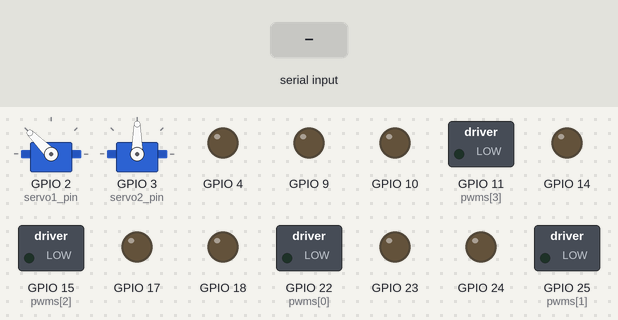
This program was run on a simulated Raspberry Pi (BCM pin numbers). Parts: 2 × servo, switched loads named in the program (green lamp = pin HIGH), output pins drawn as LEDs (lit = HIGH). The test bench sets the inputs (shaded band). Servo angles are drawn from the pulse width (0.5 ms = 0°, 2.5 ms = 180°); the clock reads 2024-03-15 10:24:30 at power-on unless the program sets it; what the program prints to the terminal is not drawn.

Above: at 1.6 s.
1.7 s: "forward_move" typed at the terminal, then Enter
At 1.81 s:
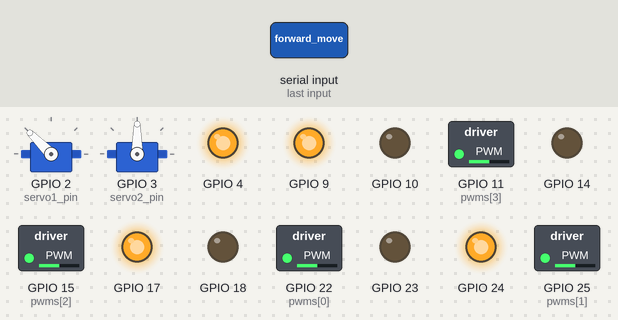
3.3 s: "a" typed at the terminal, then Enter
At 3.7 s:
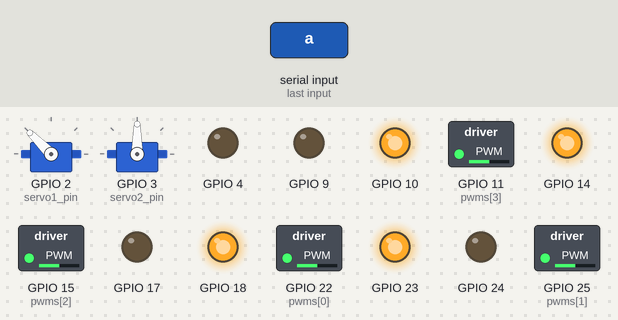
5.3 s: "s" typed at the terminal, then Enter
At 5.7 s:
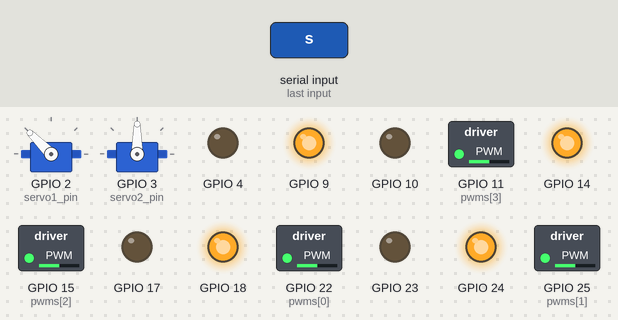
7.3 s: "h" typed at the terminal, then Enter
At 8.5 s:
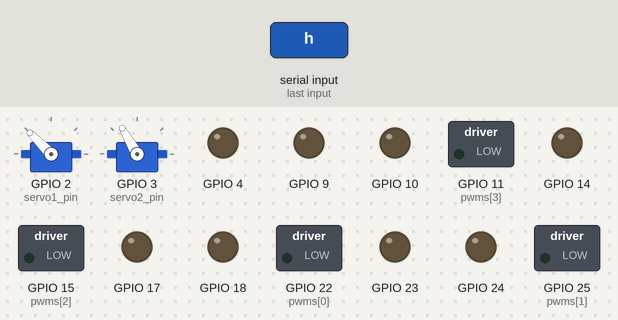
8.8 s: "d" typed at the terminal, then Enter
At 9.2 s:
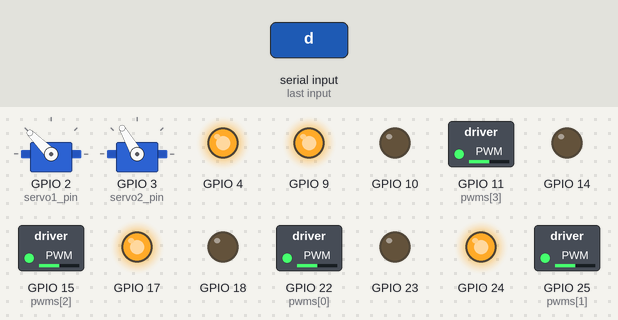
10.8 s: "w" typed at the terminal, then Enter
At 11.2 s:
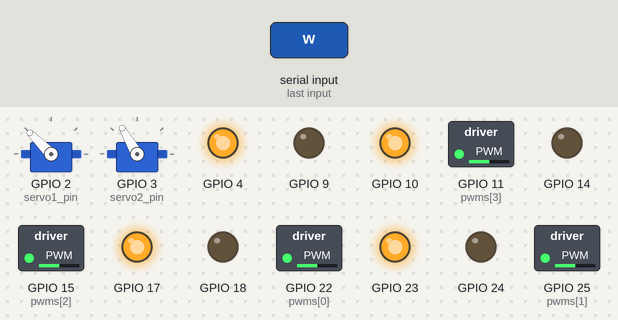
Timing chart, 0 to 13.8 s (numbered marks = the images above; inputs shaded):
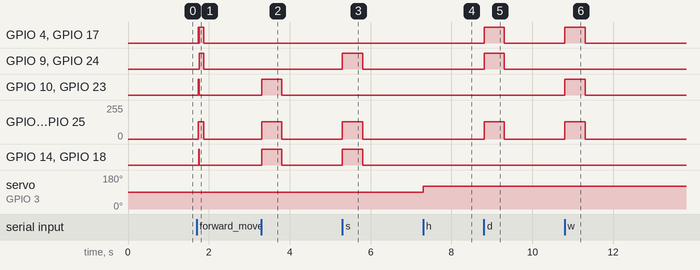

The program:

control_v2.py
```python
#!/usr/bin/python
import RPi.GPIO as GPIO
import time
import sys
import select
import termios
import tty
from collections import deque

# 初始化GPIO
GPIO.setmode(GPIO.BCM)
GPIO.setwarnings(False)

# ===== 电机引脚定义 =====
lf_in1, lf_in2, lf_en = 17, 18, 22
rf_in1, rf_in2, rf_en = 23, 24, 25
lb_in1, lb_in2, lb_en = 4, 14, 15
rb_in1, rb_in2, rb_en = 10, 9, 11

# ===== 舵机引脚定义 =====
servo1_pin = 2  # GPIO2 (物理针脚3)
servo2_pin = 3  # GPIO3 (物理针脚5)
servo_center = 7.5  # 舵机中位占空比(1ms-2ms脉宽对应50Hz PWM)

# 初始化所有GPIO
all_pins = [lf_in1, lf_in2, lf_en, rf_in1, rf_in2, rf_en,
            lb_in1, lb_in2, lb_en, rb_in1, rb_in2, rb_en,
            servo1_pin, servo2_pin]  # 添加舵机引脚

for pin in all_pins:
    GPIO.setup(pin, GPIO.OUT)
    GPIO.output(pin, False)

# 初始化电机PWM
pwm_pins = [lf_en, rf_en, lb_en, rb_en]
pwms = [GPIO.PWM(pin, 1000) for pin in pwm_pins]  # 电机PWM频率1kHz
for pwm in pwms:
    pwm.start(0)

# 初始化舵机PWM
servo1 = GPIO.PWM(servo1_pin, 50)  # 舵机1，50Hz标准频率
servo2 = GPIO.PWM(servo2_pin, 50)  # 舵机2
servo1.start(0)
servo2.start(0)

# ===== 电机控制函数 =====
def set_motor(pwm, in1, in2, speed):
    if speed > 0:
        GPIO.output(in1, True)
        GPIO.output(in2, False)
        pwm.ChangeDutyCycle(speed)
    elif speed < 0:
        GPIO.output(in1, False)
        GPIO.output(in2, True)
        pwm.ChangeDutyCycle(-speed)
    else:
        GPIO.output(in1, False)
        GPIO.output(in2, False)
        pwm.ChangeDutyCycle(0)

def forward(speed=50):
    set_motor(pwms[0], lf_in1, lf_in2, speed)
    set_motor(pwms[1], rf_in1, rf_in2, speed)
    set_motor(pwms[2], lb_in1, lb_in2, speed)
    set_motor(pwms[3], rb_in1, rb_in2, speed)

def backward(speed=50):
    set_motor(pwms[0], lf_in1, lf_in2, -speed)
    set_motor(pwms[1], rf_in1, rf_in2, -speed)
    set_motor(pwms[2], lb_in1, lb_in2, -speed)
    set_motor(pwms[3], rb_in1, rb_in2, -speed)

def left(speed=50):
    set_motor(pwms[0], lf_in1, lf_in2, -speed)
    set_motor(pwms[1], rf_in1, rf_in2, speed)
    set_motor(pwms[2], lb_in1, lb_in2, -speed)
    set_motor(pwms[3], rb_in1, rb_in2, speed)

def right(speed=50):
    set_motor(pwms[0], lf_in1, lf_in2, speed)
    set_motor(pwms[1], rf_in1, rf_in2, -speed)
    set_motor(pwms[2], lb_in1, lb_in2, speed)
    set_motor(pwms[3], rb_in1, rb_in2, -speed)

def stop():
    for pin in all_pins:
        GPIO.output(pin, False)
    for pwm in pwms:
        pwm.ChangeDutyCycle(0)

# ===== 舵机控制函数 =====
def set_servo(servo, angle, tracker):
    """设置舵机角度(0-180度)"""
    duty = angle / 18 + 2.5  # 角度转占空比(0°=2.5%, 180°=12.5%)
    servo.ChangeDutyCycle(duty)
    time.sleep(0.1)  # 稳定时间
    servo.ChangeDutyCycle(0)  # 防止抖舵
    time.sleep(0.1)  # 稳定时间
    if tracker:
        tracker.last_ang_time = time.time()

def center_servos(tracker=None):
    """舵机回中"""
    set_servo(servo1, 135, tracker)
    set_servo(servo2, 90, tracker)
    print("\r舵机已回中", end='')

def center_ang_servos(tracker=None, anglthed=0.2):
    delt = time.time() - tracker.last_ang_time
    if delt > anglthed:
        center_servos(tracker)
        tracker.servo1_angle = 135
        tracker.servo2_angle = 90

def up_ang_servos(tracker, anglthed=0.2):
    delt = time.time() - tracker.last_ang_time
    if delt > anglthed:
        angle = tracker.servo1_angle - 25
        if angle >= 90:
            tracker.servo1_angle = angle
            set_servo(servo1, tracker.servo1_angle, tracker)

def down_ang_servos(tracker, anglthed=0.2):
    delt = time.time() - tracker.last_ang_time
    if delt > anglthed:
        angle = tracker.servo1_angle + 25
        if angle <= 180:
            tracker.servo1_angle = angle
            set_servo(servo1, tracker.servo1_angle, tracker)

def left_ang_servos(tracker, anglthed=0.2):
    delt = time.time() - tracker.last_ang_time
    if delt > anglthed:
        angle = tracker.servo2_angle + 30
        if angle <= 135:
            tracker.servo2_angle = angle
            set_servo(servo2, tracker.servo2_angle, tracker)

def right_ang_servos(tracker, anglthed=0.2):
    delt = time.time() - tracker.last_ang_time
    if delt > anglthed:
        angle = tracker.servo2_angle - 30
        if angle >= 45:
            tracker.servo2_angle = angle
            set_servo(servo2, tracker.servo2_angle, tracker)

# ===== 键盘控制类 =====
class KeyTracker:
    def __init__(self):
        self.fd = sys.stdin.fileno()
        self.old_settings = termios.tcgetattr(self.fd)
        tty.setcbreak(self.fd)
        self.key_states = {
            'forward_move': False,
            'backward_move': False,
            'left_turn': False,
            'right_turn': False,
        }
        self.servo1_angle = 135
        self.servo2_angle = 90
        self.last_key_time = time.time()
        self.last_ang_time = time.time()
        self.combo_hits = 0

    def get_key_event(self):
        """检测按键按下/抬起事件"""
        if select.select([sys.stdin], [], [], 0)[0]:
            ch = sys.stdin.read(1)
            if ch.lower() in ['w', 's', 'a', 'd']:
                self.last_key_time = time.time()
                self.combo_hits += 1
                return self._handle_arrow_key(ch)
            elif ch.lower() in ['h', 'j', 'k', 'l']:
                self.last_key_time = time.time()
                self.combo_hits += 1
                return self._handle_cam_key(ch)
                return ch.lower()
            elif ch.lower() == 'q':
                return 'quit'
            elif ch.lower() == 'c':
                return 'center_ang'
            return None
        else:
            return self._check_key_release()

    def _handle_arrow_key(self, ch):
        if ch == 'w':
            self.key_states['forward_move'] = True
            return 'forward_move'
        elif ch == 's':
            self.key_states['backward_move'] = True
            return 'backward_move'
        elif ch == 'a':
            self.key_states['left_turn'] = True
            return 'left_turn'
        elif ch == 'd':
            self.key_states['right_turn'] = True
            return 'right_turn'
        return None

    def _handle_cam_key(self, ch):
        if ch == 'k':
            self.key_states['up_ang'] = True
            return 'up_ang'
        elif ch == 'j':
            self.key_states['down_ang'] = True
            return 'down_ang'
        elif ch == 'h':
            self.key_states['left_ang'] = True
            return 'left_ang'
        elif ch == 'l':
            self.key_states['right_ang'] = True
            return 'right_ang'
        return None

    def _check_key_release(self):
        """检查是否有按键抬起"""
        now = time.time()
        key_released = False
        if self.combo_hits > 0:
            if self.combo_hits == 1:
                if now - self.last_key_time > 0.5:
                    key_released = True
            else:
                if now - self.last_key_time > 0.1:
                    key_released = True
        if key_released:
            self.last_key_time = now
            for key in list(self.key_states.keys()):
                if self.key_states[key]:
                    self.key_states[key] = False
                    self.combo_hits = 0
                    return f"{key}_release"
        return None

    def cleanup(self):
        termios.tcsetattr(self.fd, termios.TCSADRAIN, self.old_settings)

    def print_info(self, action):
        print(f"\r当前操作: {action} | 舵机1: {self.servo1_angle}° 舵机2: {self.servo2_angle}°", end='')

if __name__ == "__main__":
    tracker = KeyTracker()
    center_servos()  # 初始化舵机位置

    try:
        print("控制说明:")
        print("方向键: 移动小车 | WASD: 控制舵机 | C: 舵机回中 | Q: 退出")

        while True:
            event = tracker.get_key_event()

            if event == 'quit':
                break

            # 小车运动控制
            elif event == 'forward_move':
                forward()
                tracker.print_info('前进')
            elif event == 'backward_move':
                backward()
                tracker.print_info('后退')
            elif event == 'left_turn':
                left()
                tracker.print_info('左转')
            elif event == 'right_turn':
                right()
                tracker.print_info('右转')

            # 舵机控制
            elif event == 'up_ang':
                up_ang_servos(tracker)
                tracker.print_info('上看')
            elif event == 'down_ang':
                down_ang_servos(tracker)
                tracker.print_info('下看')
            elif event == 'left_ang':
                left_ang_servos(tracker)
                tracker.print_info('左看')
            elif event == 'right_ang':
                right_ang_servos(tracker)
                tracker.print_info('右看')
            elif event == 'center_ang':
                center_ang_servos(tracker)
                tracker.print_info('回中')

            # 停止检测
            elif event and event.endswith('_release'):
                stop()
                tracker.print_info('停止')

            time.sleep(0.01)

    finally:
        tracker.cleanup()
        stop()
        center_servos()
        GPIO.cleanup()
        print("\n程序安全退出")
```

Measured:
- after the input at 1.7 s, GPIO 4: LOW → HIGH at once, → LOW 0.01 s later, → HIGH 0.02 s later, → LOW 0.10 s later; GPIO 9: LOW → HIGH after 0.07 s, → LOW 0.10 s later
- after the input at 3.3 s, GPIO 10, GPIO 14, GPIO 18, GPIO 23: LOW → HIGH at once, → LOW 0.50 s later; GPIO 11 (pwms[3]), GPIO 15 (pwms[2]), GPIO 22 (pwms[0]), GPIO 25 (pwms[1]): 0/255 → 128/255 at once, → 0/255 0.50 s later
- after the input at 5.3 s, GPIO 9, GPIO 14, GPIO 18, GPIO 24: LOW → HIGH at once, → LOW 0.50 s later; GPIO 11 (pwms[3]), GPIO 15 (pwms[2]), GPIO 22 (pwms[0]), GPIO 25 (pwms[1]): 0/255 → 128/255 at once, → 0/255 0.50 s later
- after the input at 7.3 s, servo on GPIO 3 (servo2_pin): 90° → 120° at once
- after the input at 8.8 s, GPIO 4, GPIO 9, GPIO 17, GPIO 24: LOW → HIGH at once, → LOW 0.50 s later; GPIO 11 (pwms[3]), GPIO 15 (pwms[2]), GPIO 22 (pwms[0]), GPIO 25 (pwms[1]): 0/255 → 128/255 at once, → 0/255 0.50 s later
- after the input at 10.8 s, GPIO 4, GPIO 10, GPIO 17, GPIO 23: LOW → HIGH at once, → LOW 0.50 s later; GPIO 11 (pwms[3]), GPIO 15 (pwms[2]), GPIO 22 (pwms[0]), GPIO 25 (pwms[1]): 0/255 → 128/255 at once, → 0/255 0.50 s later
